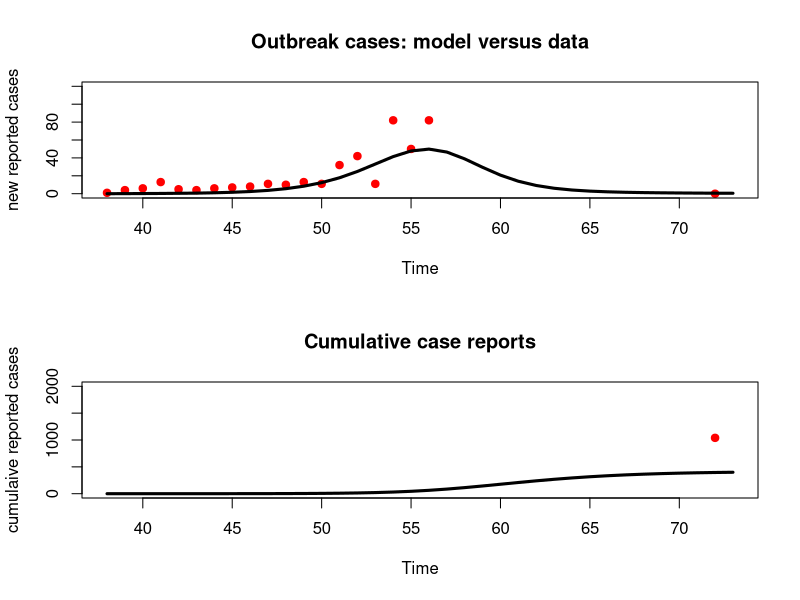
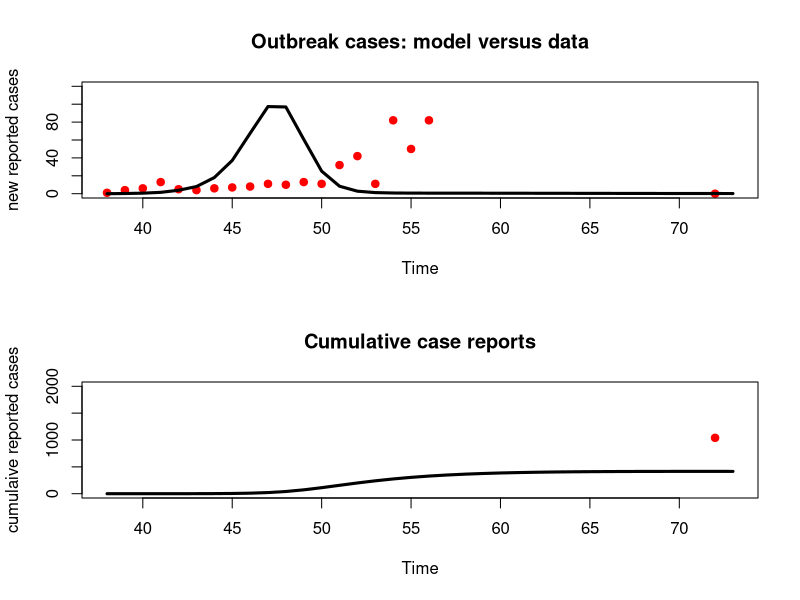
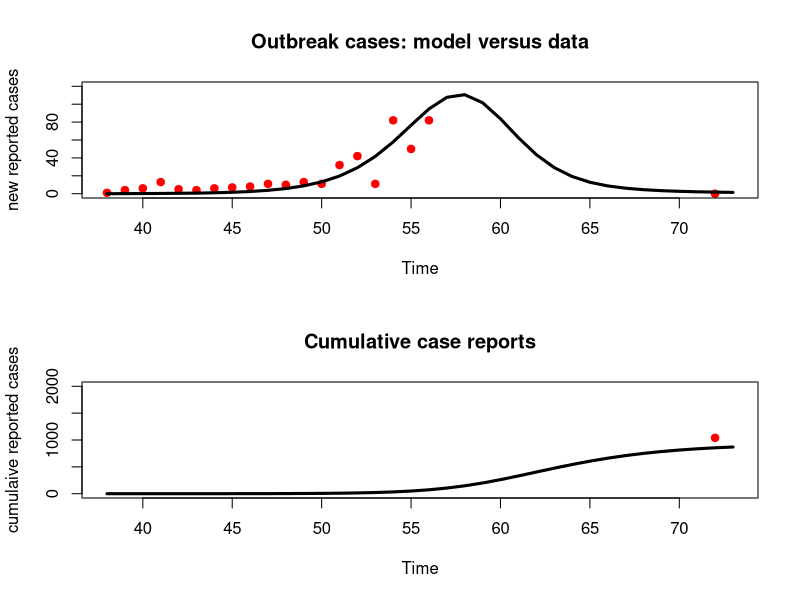
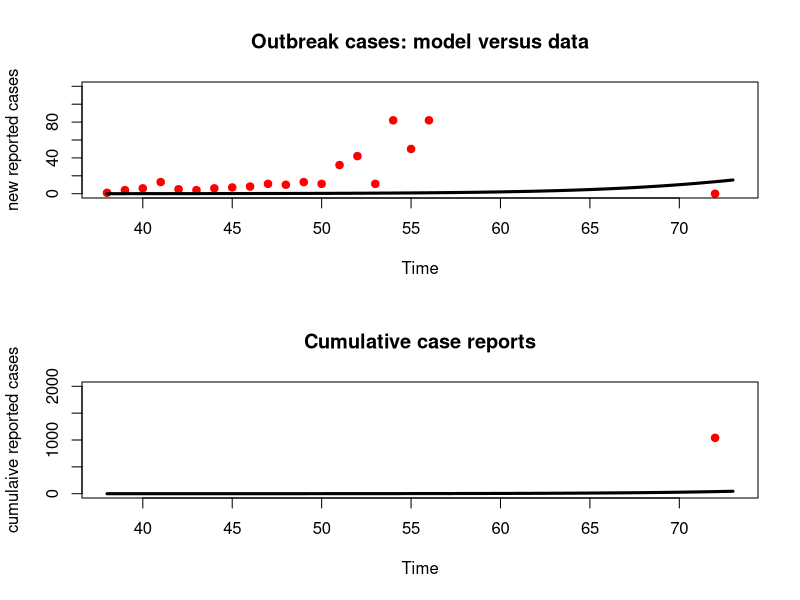
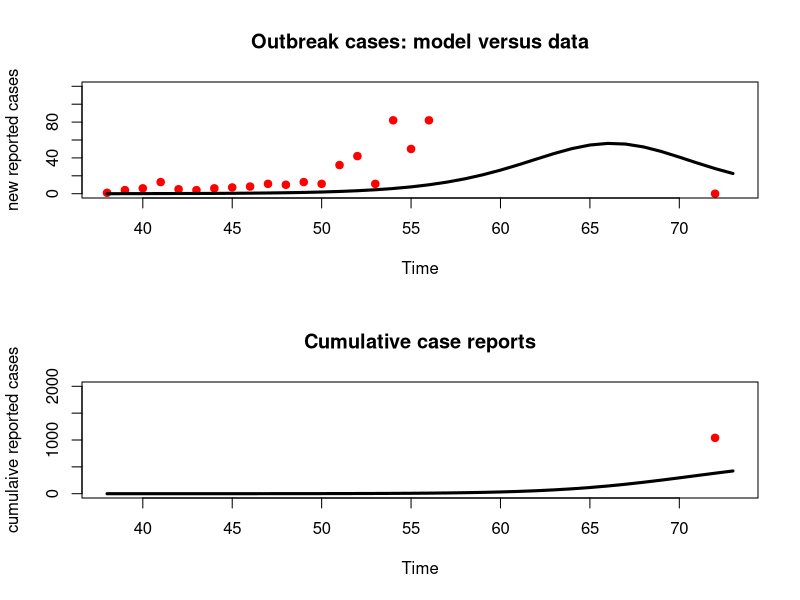
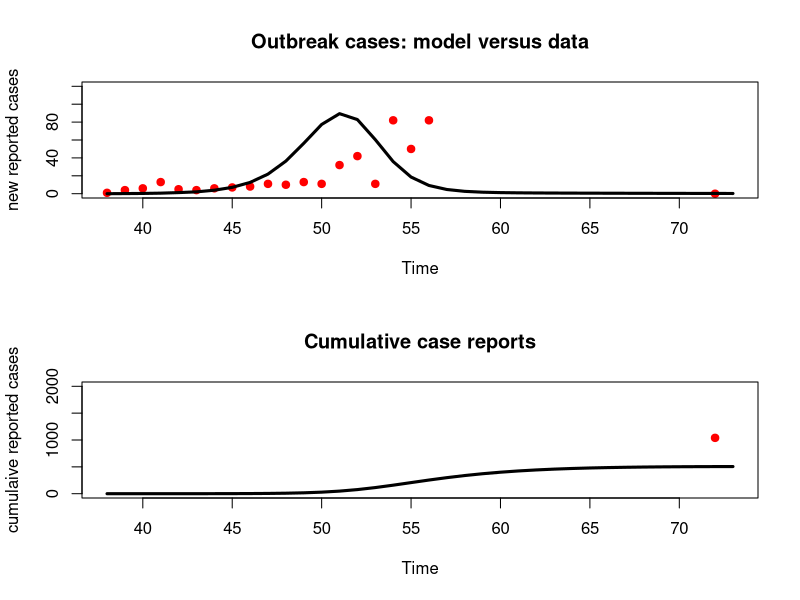
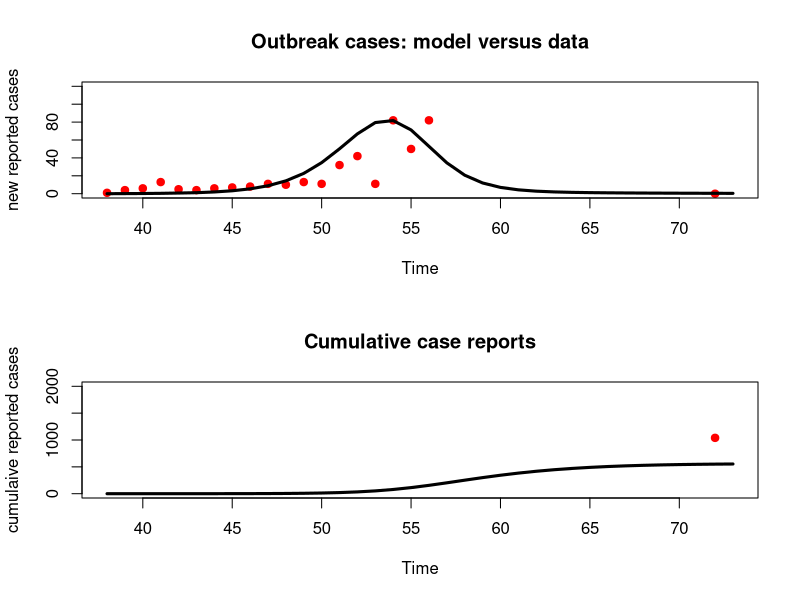
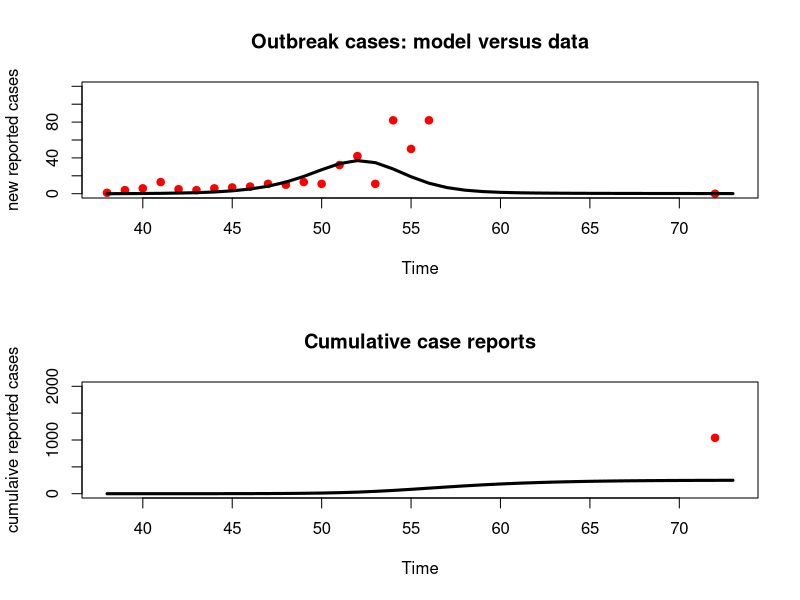

Generate these figures, in order, with R:
#setwd("C:/...") # only needed if script is opened outside Rproj

library(deSolve)

cases <- read.csv('hepEdata_end.csv')

hepENLL<- function(par)
{

  # define the number of weeks to run the model
  week_start <- 38
  week_stop <- 73
  times <- seq(week_start, week_stop , by = 1)
  #MODEL PARAMETERS: ALL
  parameters <- c(mui=(1/(50*52)),    # birth
                  muo=(1/(50*52)),    # death
                  R0=exp(par[1]),               # basic reproduction number
                  omega=(1/(10*52)),  # rate of loss of immunity = 1/(average duration of immunity)
                  gamma=1/2,          # rate of movement from latent to infectious stage = 1/(average latent period)
                  tau=1/4,            # rate of recovery = 1/(average duration of infection)
                  report=1/7,         # proportion of all infections that are reported
                  amp=0,              # relative amplitude of seasonal forcing
                  phi=0,              # week of peak in seasonal forcing
                  week_interv = 5,    # weeks after first case when the intervention starts
                  lat_cov_i = 0.24,   # intervention coverage of latrines (baseline)
                  lat_eff = 0.7,      # efficacy of latrines in reducing transmission
                  vac_cov_i = 0,      # coverage of vaccine campaign
                  vac_eff = 0,        # efficacy of vaccine 
                  campaignweeks = 4   # time taken to reach target coverage
  )
  
  # MODEL INITIAL CONDITIONS
  initP<-exp(par[2])
  initE<-1
  initI<-0
  initR<-0
  initV<-0
  initS<-initP-initE-initI-initR-initV
  
  state <- c(S = initS, E=initE, I = initI,R = initR, V = initV)
  
  
  # set up a function to solve and fit the model
  HepE<-function(t, state, parameters) 
  {
    with(as.list(c(state, parameters)),
         {
           
           # define intervention variables
           vac_rate <- vac_cov_i
           vaccinate <- (t>=(week_start+week_interv))*(t<week_start+week_interv+campaignweeks)*vac_rate
           lat_cov <- (t>=(week_start+week_interv))*lat_cov_i
           latrine <- (1-lat_eff*lat_cov)
           
           # define variables
           P <- (S+E+I+R+V)
           seas<-1+amp*cos(2*pi*(t-phi)/52)
           beta<-(R0*(muo+tau)*(gamma+muo))/gamma
           # include reduction in transmission due to latrines
           lam <- latrine*beta*seas*I/P
           
           
           # rate of change
           dS <- mui*P-muo*S-lam*S+omega*R-vaccinate*S+omega*V
           dE <- -muo*E+lam*S-gamma*E
           dI <- -muo*I+gamma*E-tau*I
           dR <- -muo*R+tau*I-omega*R
           dV <- -muo*V-omega*V+vaccinate*S
           
           # return the rate of change
           list(c(dS, dE, dI, dR, dV),new.inf=report*lam*S)
         }
    ) 
    
  }
  
  out <- ode(y = state, times = times, func = HepE, parms = parameters)
  pop<-out[,"S"]+out[,"E"]+out[,"I"]+out[,"R"]+out[,"V"]
  # define the actual week for the model output
  
  inc <- out[,"new.inf"]
  par(mfrow=c(2,1))
  
  plot(cases$week,cases$new.case,pch=19,col='red',xlim=c(week_start,week_stop),ylim=c(0,120),main = "Outbreak cases: model versus data",xlab = "Time",ylab="new reported cases")
  lines(out[,"time"],inc,lwd=3)
  
  # The news report states that the final size of the epidemic was 1040
  cumulativereports<- parameters["report"]*out[,"R"]
  plot(tail(cases$week,n=1),1040,type='p',xlim=c(week_start,week_stop),ylim=c(0,2000),col='red',pch=19,main = "Cumulative case reports",xlab = "Time",ylab="cumulaive reported cases")
  lines(out[,"time"],cumulativereports,lwd=3)     
  
  Sys.sleep(.1)
  
  L=matrix(0,nrow=length(cases[,1]),ncol=1)  
  L<-dpois(cases$new.case,inc,log=TRUE)
  
  LL<-sum((1-(L==-Inf))*L,na.rm=TRUE)
  
  NLL<--LL
  
  NLL 
  
}

fit<-optim(c(log(6.1),log(3000)), hepENLL, hessian=TRUE,method=("Nelder-Mead"),control=list(trace=TRUE))

fisher_info <- solve(fit$hessian)
prop_sigma <- sqrt(diag(fisher_info))
upper <- exp(fit$par+1.96*prop_sigma)
lower <- exp(fit$par-1.96*prop_sigma)
estimate<-exp(fit$par)
estimate
